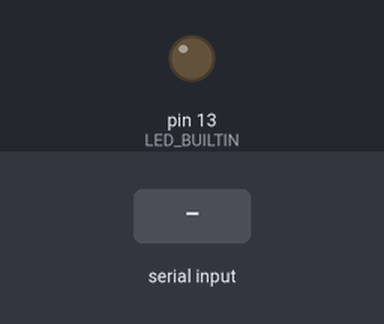
This sketch was run on a simulated Arduino Uno, built with avr-gcc and run on an emulated ATmega328P. Parts: output pins drawn as LEDs (lit = HIGH). The inputs (shaded band) are chosen by the test bench.

Above: at 1.2 s.
1.3 s: byte 30 received over Serial
At 2.3 s:
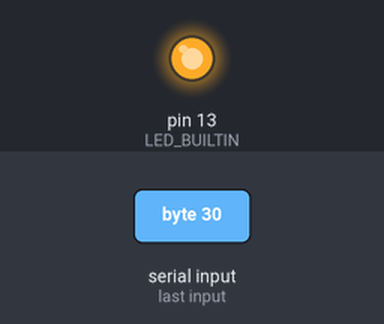
Timing chart, 0 to 4.3 s (numbered marks = the images above; inputs shaded):
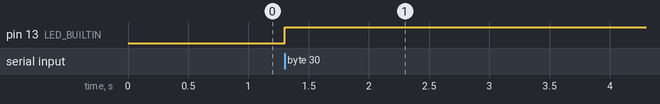

The sketch:

code4.ino
```cpp
// Simple piece of code to implement a state machine
// using function pointer to turn LED/Pin13 On or Off
// adapted from: https://codeandlife.com/2013/10/06/tutorial-state-machines-with-c-callbacks/

typedef void *(*StateFunc)();

// States
void *led_on();
void *led_off();

// State pointer
StateFunc statefunc;

void setup() {
  pinMode(LED_BUILTIN, OUTPUT);
  // initialize serial port:
  Serial.begin(9600);
  statefunc = led_on;
}

void loop() {

    if (Serial.available()) {
      int inByte = Serial.read();
      statefunc = (StateFunc)(*statefunc)();
    }

}

void *led_on(){
  digitalWrite(LED_BUILTIN, HIGH);
  return led_off;
}

void *led_off(){
  digitalWrite(LED_BUILTIN, LOW);
  return led_on;
}
```

Measured:
- after the input at 1.3 s, pin 13 (LED_BUILTIN): LOW → HIGH at once
